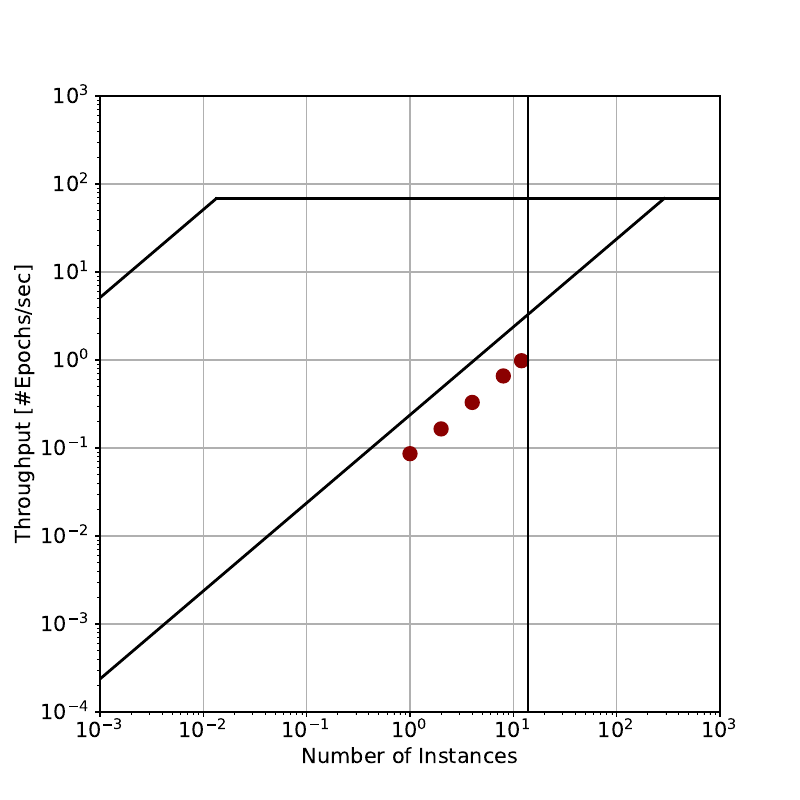

Generate this figure with Python:
import numpy as np
import matplotlib.pyplot as plt
import sys

########################### SYSTEM INPUTS ###########################
GPU_HARDWARE=(1536+256)
PEAK_NODE_GPU_BW=1555*4# in GB/s
RANKS_PER_NODE=4
PEAK_FILE_SYSTEM=5600
GPU_NODE_FLOPS=4*9.7
#####################################################################


########################### META DATA ###########################
run_start=[1696936770182,	1696936796492,	1696936796581,	1696936798379,	1696936770313,	1696936778223,	1696936770002,	1696936780535,	1696936777522,	1696936797801,	1696936798563,	1696936793627] #,	1696936770002]
run_stop=[1696937060209,	1696937073610,	1696937071778,	1696937066575,	1696937065146,	1696937051693,	1696937037660,	1696937039951,	1696937073031,	1696937075874,	1696937064235,	1696937070007] #,	1696937075874]
#####################################################################

########################### WORKFLOW INPUTS ###########################
TOTAL_TASKS=12
PARALLEL_TASKS=12
EPOCHS=25
NODES_PER_TASK=128
FILE_SYSTEM_VOL=2*1024  # GB
PCIE_VOL=(10*1024)/NODES_PER_TASK
TOT_SAMPLE=524288 #2^19
HBM_BYTES_PER_SAMPLE=6.4 #GB
HBM_TIME=(HBM_BYTES_PER_SAMPLE*TOT_SAMPLE)/(PEAK_NODE_GPU_BW*NODES_PER_TASK)  #=4.21s

########################### INPUTS ENDS ###########################

font = { 'size'   : 15}
plt.rc('font', **font)

colors = ['blue','red','green','m','c','y','k','crimson']
styles = ['o','s','D','v','^',">","<","*","h","H","+","1","2","3","4","8","p","d","|","_",".",","]

fig = plt.figure(1,figsize=(8,8))
plt.clf()
ax = fig.gca()
ax.set_xscale('log')
ax.set_yscale('log')
ax.set_xlabel('Number of Instances')
ax.set_ylabel('Throughput [#Epochs/sec]')
nx = 1000
xmin = -3
xmax = 3
ymin = 0.0001
ymax = 1000
scalingFactorForRoofs=1

ax.set_xlim(10**xmin, 10**xmax)
ax.set_ylim(ymin, ymax)

ixx = int(nx*0.02)
xlim = ax.get_xlim()
ylim = ax.get_ylim()

scomp_x_elbow = []
scomp_ix_elbow = []
smem_x_elbow = []
smem_ix_elbow = []

x = np.logspace(xmin,xmax,nx)
run_time=[]

for i in range(0,len(run_start)):
    run_time.append(float((run_stop[i]-run_start[i])/(1000)))
duration=(max(run_stop)-min(run_start))/(1000)
throughput=(PARALLEL_TASKS)/duration


plt.plot(1, (1*EPOCHS)/run_time[0],c='darkred',marker='o',markersize=10)
#plt.plot(1, 1/(run_time[0]/4.5),c=colors[5],marker='s')
min_time=min(1696936770182,	1696936796492)
max_time=max(1696937060209,	1696937073610)
plt.plot(2, (2*EPOCHS)/((max_time-min_time)/1000),c='darkred',marker='o',markersize=10)
min_time=min(1696936770182,	1696936796492,	1696936796581,	1696936798379)
max_time=max(1696937060209,	1696937073610,	1696937071778,	1696937066575)
plt.plot(4, (4*EPOCHS)/((max_time-min_time)/1000),c='darkred',marker='o',markersize=10)
min_time=min(1696936770182,	1696936796492,	1696936796581,	1696936798379,	1696936770313,	1696936778223,	1696936770002,	1696936780535)
max_time=max(1696937060209,	1696937073610,	1696937071778,	1696937066575,	1696937065146,	1696937051693,	1696937037660,	1696937039951)
plt.plot(8, (8*EPOCHS)/((max_time-min_time)/1000),c='darkred',marker='o',markersize=10)
plt.plot(PARALLEL_TASKS, throughput*EPOCHS,c='darkred',marker='o',markersize=10)

system_plot=1
if system_plot==1:
    smemroofs=[]
    scomproofs=[]
    scomp_x_elbow=[]
    scomp_ix_elbow=[]

    PARA_LIMIT=GPU_HARDWARE/NODES_PER_TASK

    for ab in range(0,1):
        smemroofs=[]
        scomproofs=[]
        scomp_x_elbow=[]
        scomp_ix_elbow=[]
        smem_x_elbow=[]
        smem_ix_elbow=[]



        latency=(PCIE_VOL/4096)/100
        smemroofs.append(latency)

        latency=HBM_TIME
        smemroofs.append(latency)


        scomproofs.append((PARALLEL_TASKS*EPOCHS)/((PARALLEL_TASKS*FILE_SYSTEM_VOL)/(PEAK_FILE_SYSTEM)))

        scomproofs.append((1*EPOCHS)/((1*FILE_SYSTEM_VOL)/(PEAK_FILE_SYSTEM)))

        for roof in scomproofs:
            for ix in range(1,nx):
                if (x[ix])/smemroofs[0] >= roof and (x[ix-1])/smemroofs[0] < roof:
                    scomp_x_elbow.append(x[ix-1])
                    scomp_ix_elbow.append(ix-1)
                    break

        for roof in smemroofs:
            for ix in range(1,nx):
                if (scomproofs[0] <= (x[ix])/roof) and (scomproofs[0] > ( x[ix-1])/roof):
                    smem_x_elbow.append(x[ix-1])
                    smem_ix_elbow.append(ix-1)
                    break

        for i in range(0,len(scomproofs)):
            roof = scomproofs[i]
            y = np.ones(len(x)) * roof / scalingFactorForRoofs
            ax.plot(x[scomp_ix_elbow[i]:],y[scomp_ix_elbow[i]:],c='k',ls='-',lw='2')

        for i in range(0,len(smemroofs)):
            roof = smemroofs[i]
            y = ((x)/roof) / scalingFactorForRoofs
            ax.plot(x[:smem_ix_elbow[i]+1],y[:smem_ix_elbow[i]+1],c='k',ls='-',lw='2')



para_plot=1
if para_plot==1:

    plt.axvline(x = PARA_LIMIT , color = 'k')


ax.grid(True)
marker_handles = list()

plt.savefig('WRF_COSMO_PM.pdf')
